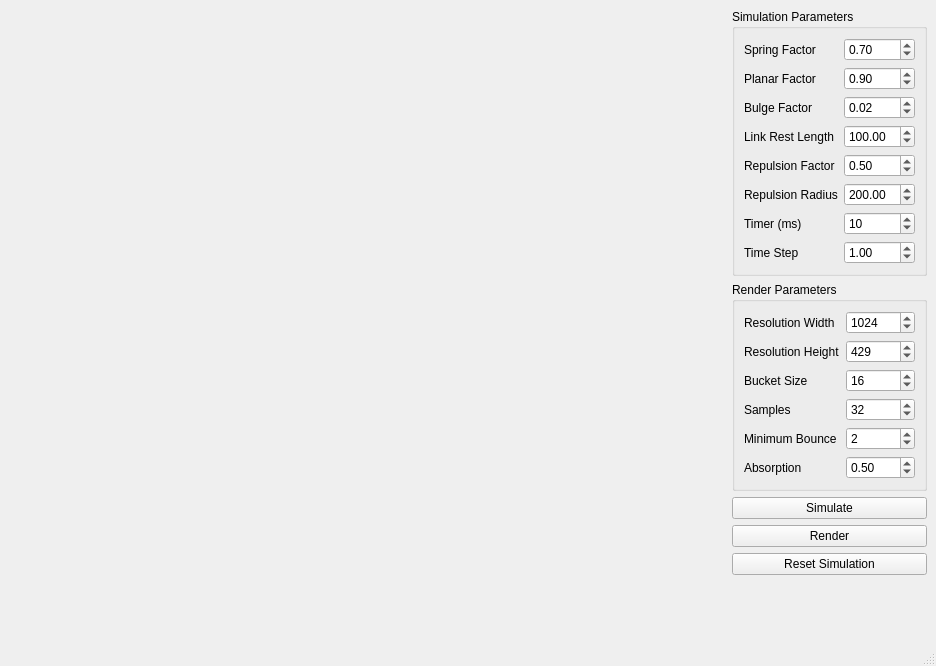
<?xml version="1.0" encoding="UTF-8"?>
<ui version="4.0">
 <class>MainWindow</class>
 <widget class="QMainWindow" name="MainWindow">
  <property name="geometry">
   <rect>
    <x>0</x>
    <y>0</y>
    <width>936</width>
    <height>666</height>
   </rect>
  </property>
  <property name="windowTitle">
   <string>Morphogenetic Simulation</string>
  </property>
  <widget class="QWidget" name="centralwidget">
   <layout class="QGridLayout" name="s_mainWindowGridLayout">
    <item row="0" column="0" rowspan="11">
     <spacer name="horizontalSpacer">
      <property name="orientation">
       <enum>Qt::Horizontal</enum>
      </property>
      <property name="sizeHint" stdset="0">
       <size>
        <width>40</width>
        <height>20</height>
       </size>
      </property>
     </spacer>
    </item>
    <item row="0" column="1">
     <widget class="QGroupBox" name="sim_parameters">
      <property name="title">
       <string>Simulation Parameters</string>
      </property>
      <layout class="QGridLayout" name="gridLayout_4">
       <item row="4" column="0">
        <widget class="QLabel" name="label_8">
         <property name="text">
          <string>Repulsion Factor</string>
         </property>
        </widget>
       </item>
       <item row="5" column="1">
        <widget class="QDoubleSpinBox" name="m_repulsion_radius">
         <property name="maximum">
          <double>1000.000000000000000</double>
         </property>
         <property name="value">
          <double>200.000000000000000</double>
         </property>
        </widget>
       </item>
       <item row="2" column="0">
        <widget class="QLabel" name="label_10">
         <property name="text">
          <string>Bulge Factor</string>
         </property>
        </widget>
       </item>
       <item row="0" column="0">
        <widget class="QLabel" name="label_12">
         <property name="text">
          <string>Spring Factor</string>
         </property>
        </widget>
       </item>
       <item row="3" column="1">
        <widget class="QDoubleSpinBox" name="m_link_rest_length">
         <property name="maximum">
          <double>500.000000000000000</double>
         </property>
         <property name="value">
          <double>100.000000000000000</double>
         </property>
        </widget>
       </item>
       <item row="1" column="0">
        <widget class="QLabel" name="label_11">
         <property name="text">
          <string>Planar Factor</string>
         </property>
        </widget>
       </item>
       <item row="5" column="0">
        <widget class="QLabel" name="label_6">
         <property name="text">
          <string>Repulsion Radius</string>
         </property>
        </widget>
       </item>
       <item row="6" column="0">
        <widget class="QLabel" name="label_7">
         <property name="text">
          <string>Timer (ms)</string>
         </property>
        </widget>
       </item>
       <item row="0" column="1">
        <widget class="QDoubleSpinBox" name="m_spring_factor">
         <property name="maximum">
          <double>10.000000000000000</double>
         </property>
         <property name="singleStep">
          <double>0.050000000000000</double>
         </property>
         <property name="value">
          <double>0.700000000000000</double>
         </property>
        </widget>
       </item>
       <item row="4" column="1">
        <widget class="QDoubleSpinBox" name="m_repulsion_factor">
         <property name="maximum">
          <double>10.000000000000000</double>
         </property>
         <property name="singleStep">
          <double>0.050000000000000</double>
         </property>
         <property name="value">
          <double>0.500000000000000</double>
         </property>
        </widget>
       </item>
       <item row="3" column="0">
        <widget class="QLabel" name="label_9">
         <property name="text">
          <string>Link Rest Length</string>
         </property>
        </widget>
       </item>
       <item row="2" column="1">
        <widget class="QDoubleSpinBox" name="m_bulge_factor">
         <property name="maximum">
          <double>1.000000000000000</double>
         </property>
         <property name="singleStep">
          <double>0.005000000000000</double>
         </property>
         <property name="value">
          <double>0.020000000000000</double>
         </property>
        </widget>
       </item>
       <item row="1" column="1">
        <widget class="QDoubleSpinBox" name="m_planar_factor">
         <property name="maximum">
          <double>10.000000000000000</double>
         </property>
         <property name="singleStep">
          <double>0.050000000000000</double>
         </property>
         <property name="value">
          <double>0.900000000000000</double>
         </property>
        </widget>
       </item>
       <item row="6" column="1">
        <widget class="QSpinBox" name="m_timerValue">
         <property name="maximum">
          <number>1000</number>
         </property>
         <property name="value">
          <number>10</number>
         </property>
        </widget>
       </item>
       <item row="7" column="0">
        <widget class="QLabel" name="label_13">
         <property name="text">
          <string>Time Step</string>
         </property>
        </widget>
       </item>
       <item row="7" column="1">
        <widget class="QDoubleSpinBox" name="m_dt">
         <property name="minimum">
          <double>0.000000000000000</double>
         </property>
         <property name="maximum">
          <double>10.000000000000000</double>
         </property>
         <property name="singleStep">
          <double>0.010000000000000</double>
         </property>
         <property name="value">
          <double>1.000000000000000</double>
         </property>
        </widget>
       </item>
      </layout>
     </widget>
    </item>
    <item row="1" column="1">
     <widget class="QGroupBox" name="render_parameters">
      <property name="title">
       <string>Render Parameters</string>
      </property>
      <layout class="QGridLayout" name="gridLayout_3">
       <item row="0" column="0">
        <widget class="QLabel" name="label">
         <property name="text">
          <string>Resolution Width</string>
         </property>
        </widget>
       </item>
       <item row="1" column="0">
        <widget class="QLabel" name="label_2">
         <property name="text">
          <string>Resolution Height</string>
         </property>
        </widget>
       </item>
       <item row="3" column="0">
        <widget class="QLabel" name="label_4">
         <property name="text">
          <string>Samples</string>
         </property>
        </widget>
       </item>
       <item row="2" column="0">
        <widget class="QLabel" name="label_3">
         <property name="text">
          <string>Bucket Size</string>
         </property>
        </widget>
       </item>
       <item row="4" column="0">
        <widget class="QLabel" name="label_5">
         <property name="text">
          <string>Minimum Bounce</string>
         </property>
        </widget>
       </item>
       <item row="0" column="1">
        <widget class="QSpinBox" name="m_resolution_x">
         <property name="maximum">
          <number>10000</number>
         </property>
         <property name="value">
          <number>1024</number>
         </property>
        </widget>
       </item>
       <item row="1" column="1">
        <widget class="QSpinBox" name="m_resolution_y">
         <property name="maximum">
          <number>10000</number>
         </property>
         <property name="value">
          <number>429</number>
         </property>
        </widget>
       </item>
       <item row="2" column="1">
        <widget class="QSpinBox" name="m_bucket_size">
         <property name="maximum">
          <number>100</number>
         </property>
         <property name="value">
          <number>16</number>
         </property>
        </widget>
       </item>
       <item row="3" column="1">
        <widget class="QSpinBox" name="m_samples">
         <property name="maximum">
          <number>2000</number>
         </property>
         <property name="value">
          <number>32</number>
         </property>
        </widget>
       </item>
       <item row="4" column="1">
        <widget class="QSpinBox" name="m_depth">
         <property name="maximum">
          <number>100</number>
         </property>
         <property name="value">
          <number>2</number>
         </property>
        </widget>
       </item>
       <item row="5" column="0">
        <widget class="QLabel" name="label_14">
         <property name="text">
          <string>Absorption</string>
         </property>
        </widget>
       </item>
       <item row="5" column="1">
        <widget class="QDoubleSpinBox" name="m_absorption">
         <property name="maximum">
          <double>0.950000000000000</double>
         </property>
         <property name="singleStep">
          <double>0.010000000000000</double>
         </property>
         <property name="value">
          <double>0.500000000000000</double>
         </property>
        </widget>
       </item>
      </layout>
     </widget>
    </item>
    <item row="2" column="1">
     <widget class="QPushButton" name="m_sim">
      <property name="text">
       <string>Simulate</string>
      </property>
      <property name="checkable">
       <bool>true</bool>
      </property>
      <property name="checked">
       <bool>false</bool>
      </property>
     </widget>
    </item>
    <item row="4" column="1">
     <widget class="QPushButton" name="m_reset">
      <property name="text">
       <string>Reset Simulation</string>
      </property>
     </widget>
    </item>
    <item row="6" column="1" rowspan="5">
     <spacer name="verticalSpacer">
      <property name="orientation">
       <enum>Qt::Vertical</enum>
      </property>
      <property name="sizeHint" stdset="0">
       <size>
        <width>20</width>
        <height>40</height>
       </size>
      </property>
     </spacer>
    </item>
    <item row="3" column="1">
     <widget class="QPushButton" name="m_render">
      <property name="text">
       <string>Render</string>
      </property>
     </widget>
    </item>
   </layout>
  </widget>
  <widget class="QMenuBar" name="menubar">
   <property name="geometry">
    <rect>
     <x>0</x>
     <y>0</y>
     <width>936</width>
     <height>23</height>
    </rect>
   </property>
  </widget>
  <widget class="QStatusBar" name="statusbar"/>
 </widget>
 <resources/>
 <connections/>
</ui>
